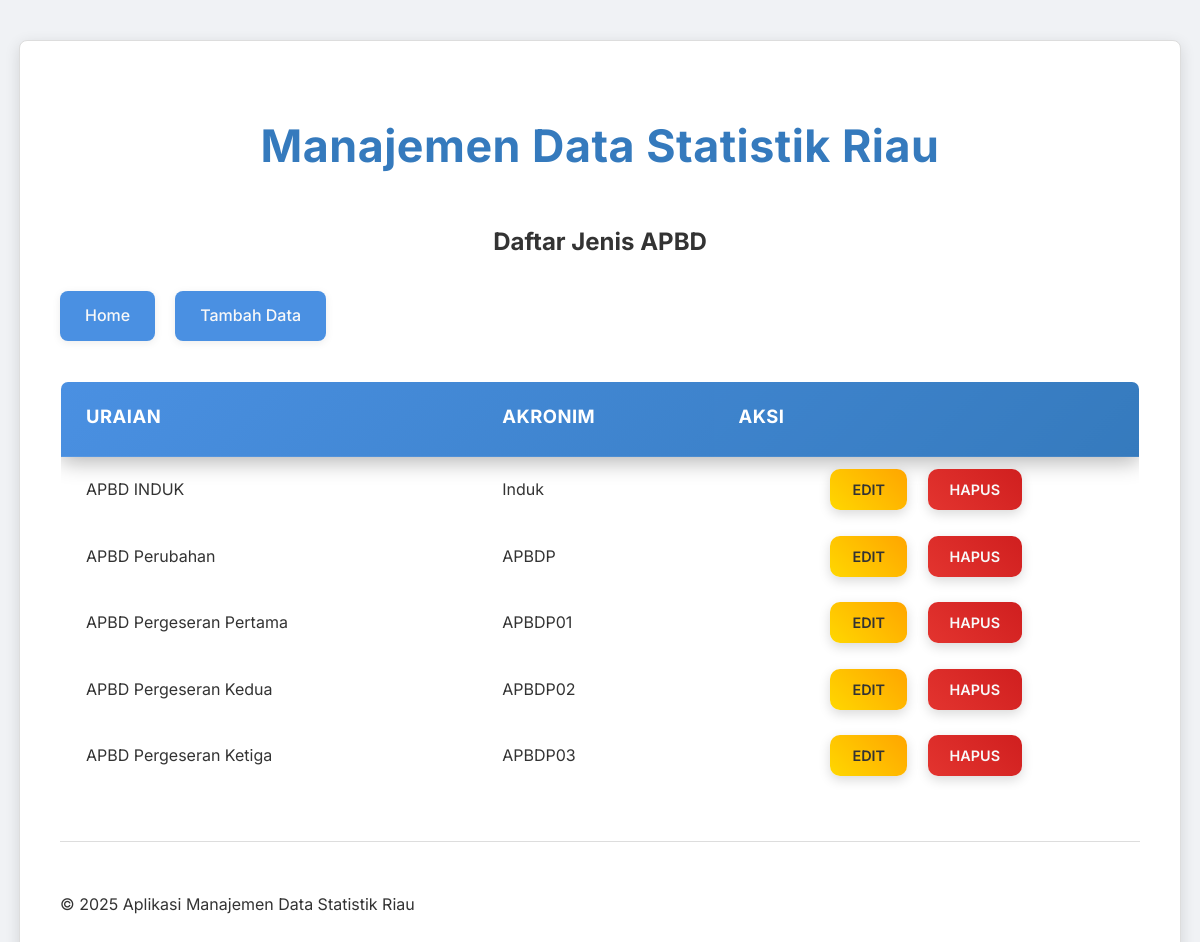
The page /pages/apbd-jenis/read.php on the database as committed earlier.
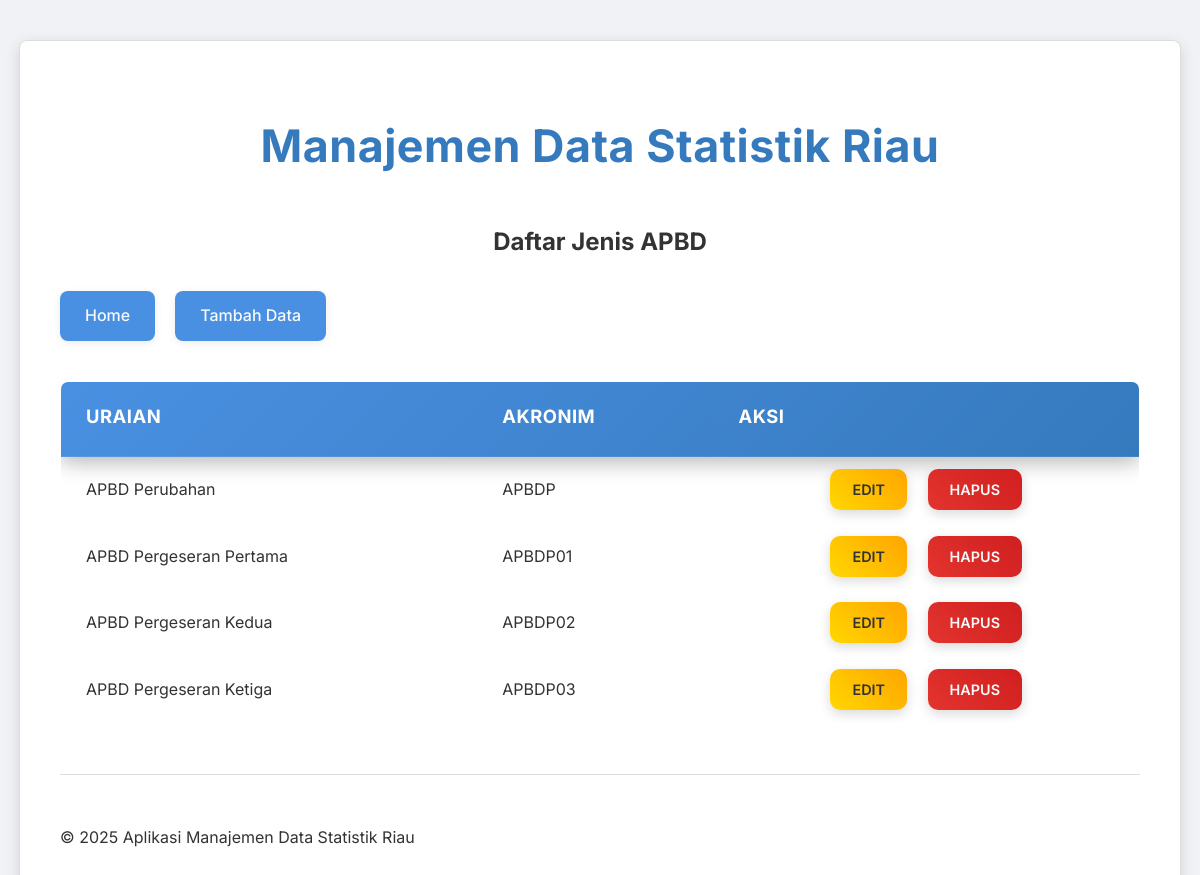
The same page on the database as committed later.
### tables this page shows
CREATE TABLE `jenis_apbd` (
  `id` int(11) NOT NULL,
  `uraian` varchar(255) DEFAULT NULL,
  `akronim` varchar(255) DEFAULT NULL
);

### pages/apbd-jenis/read.php (the view, shortened to what this page needs)
<?php
include '../../config/database.php';
include '../../templates/header.php';
$sql = "SELECT * FROM jenis_apbd ORDER BY id";
$result = $conn->query($sql);
?>
<h2 style="text-align: center;">Daftar Jenis APBD</h2>
<div class="button-group">
    <a href="../../index.php">Home</a>
    <a href="create.php">Tambah Data</a>
</div>
<?php
if ($result->num_rows > 0):
?>
    <table>
        <thead>
            <tr>
                <th>Uraian</th>
                <th>Akronim</th>
                <th>Aksi</th>
            </tr>
        </thead>
        <tbody>
            <?php
            while ($row = $result->fetch_assoc()):
            ?>
                <tr>
                    <td><?php echo htmlspecialchars($row['uraian']); ?></td>
                    <td><?php echo htmlspecialchars($row['akronim']); ?></td>
                    <td class="actions">
                        <a href="update.php?id=<?php echo htmlspecialchars($row['id']); ?>" class="edit">Edit</a>
                        <a href="delete.php?id=<?php echo htmlspecialchars($row['id']); ?>" class="delete" onclick="return confirm('Apakah Anda yakin ingin menghapus data ini?')">Hapus</a>
                    </td>
                </tr>
            <?php endwhile; ?>
        </tbody>
    </table>
<?php else: ?>
    <p>Belum ada data.</p>
<?php endif; ?>
<?php
include '../../templates/footer.php';
?>

Rows that differ between the two databases and show on the page:
removed jenis_apbd: uraian "APBD INDUK", akronim "Induk"
